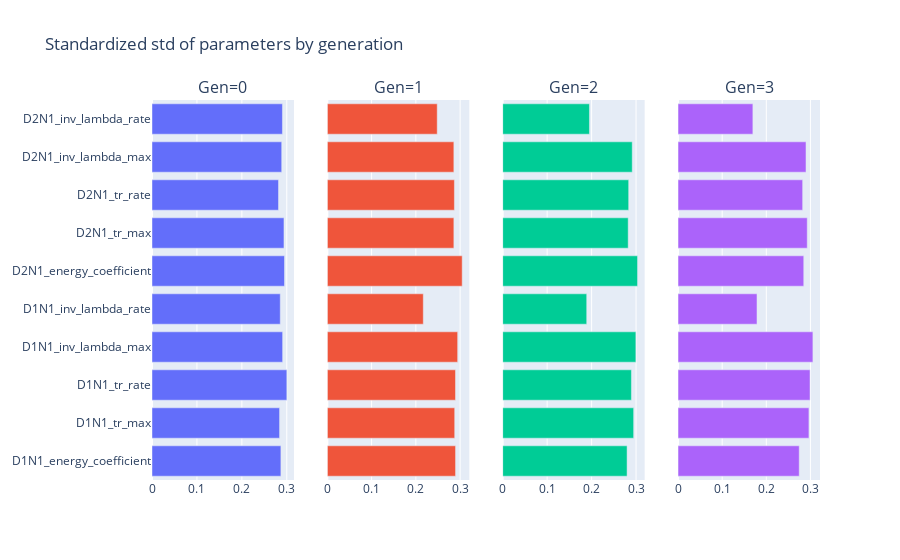

Notebook code for this chart:
### Code cell
viewer.parameters_standardized_deviation()

### Figure 1 — Plotly figure (JSON) as saved in the notebook; plotly's stock layout.template omitted (floating-point values rounded to 4 significant figures)
{"data": [{"orientation": "h", "type": "bar", "x": [0.2869, 0.2839, 0.3001, 0.2907, 0.2854, 0.2949, 0.2937, 0.2816, 0.2887, 0.2903], "xaxis": "x", "y": ["D1N1_energy_coefficient", "D1N1_tr_max", "D1N1_tr_rate", "D1N1_inv_lambda_max", "D1N1_inv_lambda_rate", "D2N1_energy_coefficient", "D2N1_tr_max", "D2N1_tr_rate", "D2N1_inv_lambda_max", "D2N1_inv_lambda_rate"], "yaxis": "y"}, {"orientation": "h", "type": "bar", "x": [0.2897, 0.2878, 0.2896, 0.2945, 0.2168, 0.3047, 0.2859, 0.2871, 0.2859, 0.2483], "xaxis": "x2", "y": ["D1N1_energy_coefficient", "D1N1_tr_max", "D1N1_tr_rate", "D1N1_inv_lambda_max", "D1N1_inv_lambda_rate", "D2N1_energy_coefficient", "D2N1_tr_max", "D2N1_tr_rate", "D2N1_inv_lambda_max", "D2N1_inv_lambda_rate"], "yaxis": "y2"}, {"orientation": "h", "type": "bar", "x": [0.2798, 0.2946, 0.2896, 0.2996, 0.189, 0.3034, 0.2823, 0.2834, 0.2914, 0.1952], "xaxis": "x3", "y": ["D1N1_energy_coefficient", "D1N1_tr_max", "D1N1_tr_rate", "D1N1_inv_lambda_max", "D1N1_inv_lambda_rate", "D2N1_energy_coefficient", "D2N1_tr_max", "D2N1_tr_rate", "D2N1_inv_lambda_max", "D2N1_inv_lambda_rate"], "yaxis": "y3"}, {"orientation": "h", "type": "bar", "x": [0.2746, 0.2966, 0.2991, 0.3056, 0.1789, 0.2848, 0.2928, 0.2824, 0.2899, 0.1696], "xaxis": "x4", "y": ["D1N1_energy_coefficient", "D1N1_tr_max", "D1N1_tr_rate", "D1N1_inv_lambda_max", "D1N1_inv_lambda_rate", "D2N1_energy_coefficient", "D2N1_tr_max", "D2N1_tr_rate", "D2N1_inv_lambda_max", "D2N1_inv_lambda_rate"], "yaxis": "y4"}], "layout": {"annotations": [{"font": {"size": 16}, "showarrow": false, "text": "Gen=0", "x": 0.1062, "xanchor": "center", "xref": "paper", "y": 1, "yanchor": "bottom", "yref": "paper"}, {"font": {"size": 16}, "showarrow": false, "text": "Gen=1", "x": 0.3688, "xanchor": "center", "xref": "paper", "y": 1, "yanchor": "bottom", "yref": "paper"}, {"font": {"size": 16}, "showarrow": false, "text": "Gen=2", "x": 0.6313, "xanchor": "center", "xref": "paper", "y": 1, "yanchor": "bottom", "yref": "paper"}, {"font": {"size": 16}, "showarrow": false, "text": "Gen=3", "x": 0.8938, "xanchor": "center", "xref": "paper", "y": 1, "yanchor": "bottom", "yref": "paper"}], "showlegend": false, "title": {"text": "Standardized std of parameters by generation"}, "xaxis": {"anchor": "y", "domain": [0, 0.2125]}, "xaxis2": {"anchor": "y2", "domain": [0.2625, 0.475]}, "xaxis3": {"anchor": "y3", "domain": [0.525, 0.7375]}, "xaxis4": {"anchor": "y4", "domain": [0.7875, 1]}, "yaxis": {"anchor": "x", "domain": [0, 1]}, "yaxis2": {"anchor": "x2", "domain": [0, 1], "matches": "y", "showticklabels": false}, "yaxis3": {"anchor": "x3", "domain": [0, 1], "matches": "y", "showticklabels": false}, "yaxis4": {"anchor": "x4", "domain": [0, 1], "matches": "y", "showticklabels": false}}}
